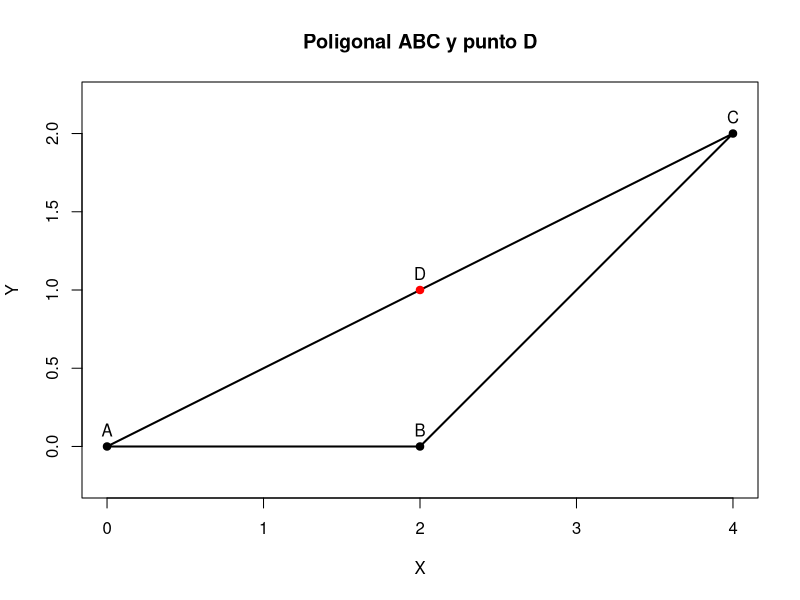
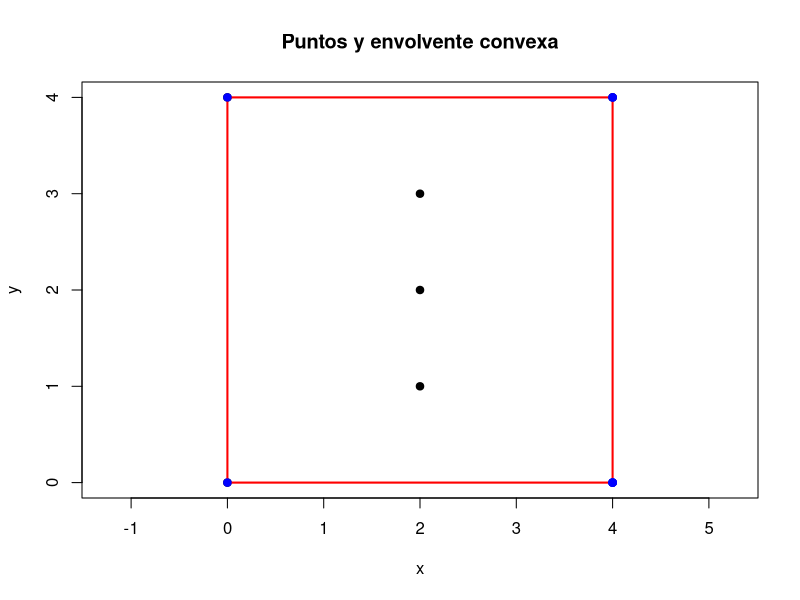
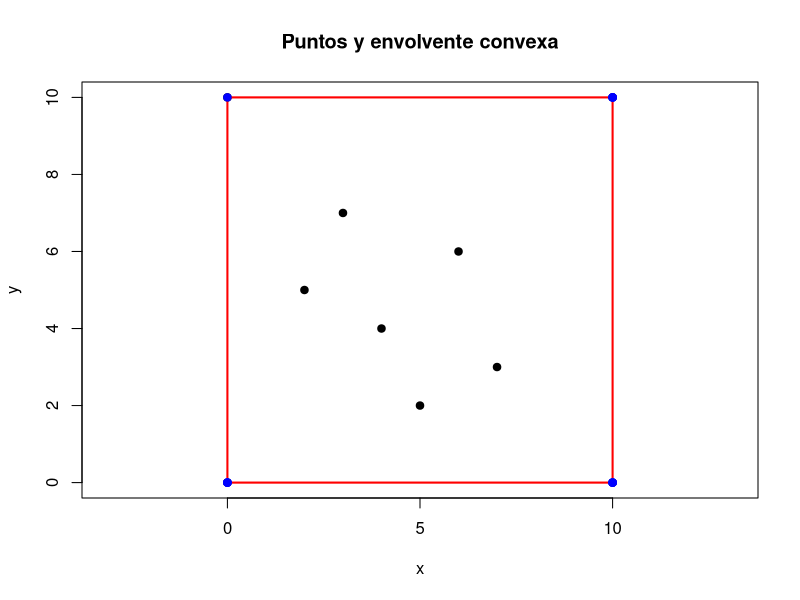
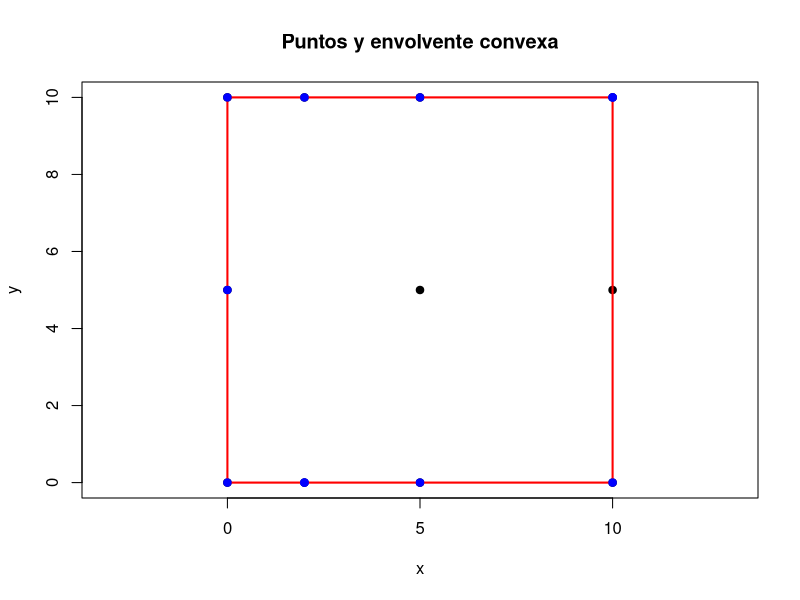
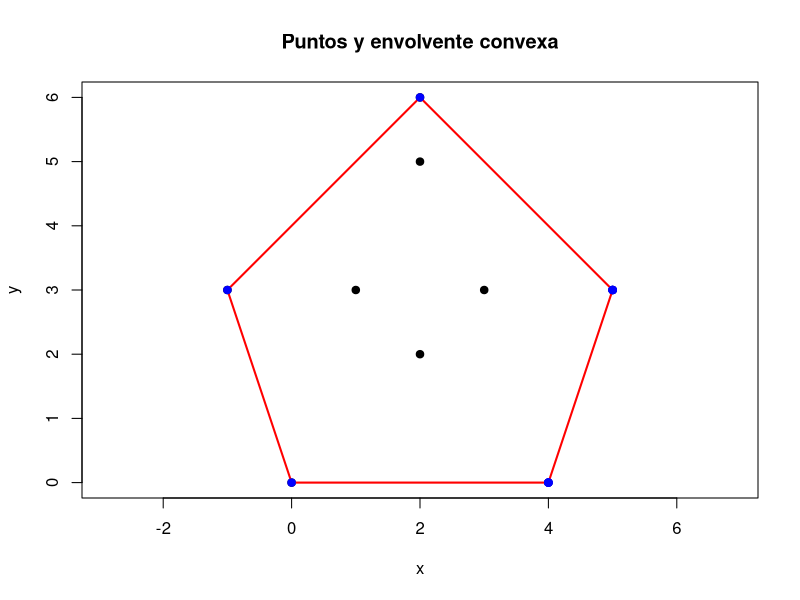
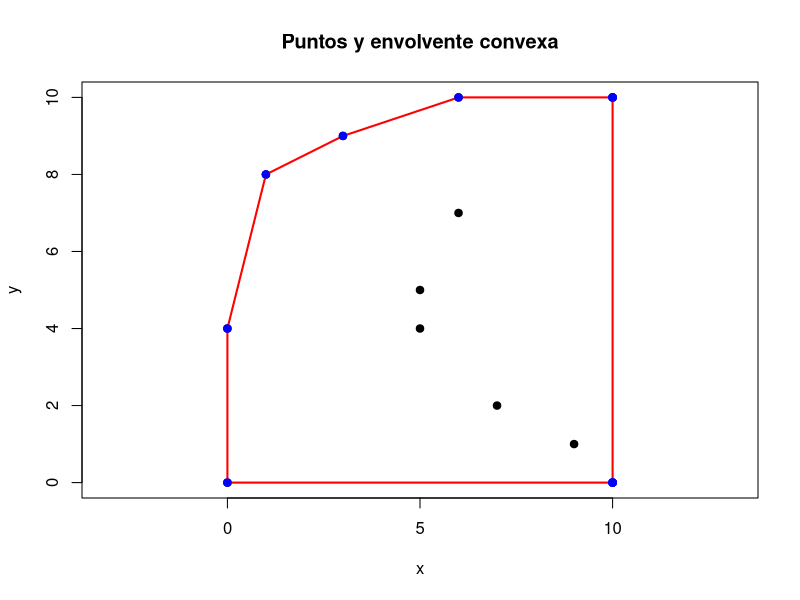

Write the R code that produced these figures, in order.
#############################################################################
# Práctica 7: Algoritmos de Envolvente Convexa
# Autores: Rodrigo López Torres y Arminda García Moreno
# Fecha : 11/04/2026 
# Propósito: implementar el algoritmo de Sean de Graham
##############################################################################

# Exercise 1
coordenadas_bar <- function(A,B,C,D){
  #compruebo si hay puntos repetidos
  if( all(A==B) || all(A==C) || all(B==C) ){
    stop("A, B y C deben ser distintos")
  }
  # veo que no sean colineales
  det <- (B[1]-A[1])*(C[2]-A[2]) -
    (B[2]-A[2])*(C[1]-A[1])
  
  if(det == 0){
    stop("A, B y C son colineales")
  }
  # sistema baricentrico
  M <- matrix(c(
    A[1], B[1], C[1],
    A[2], B[2], C[2],
    1,    1,    1
  ), nrow=3, byrow=TRUE)  #matriz del sistema de ecuaciones variables lamda 
  
  b <- c(D[1], D[2], 1) #solución buscada 
  
  lambda <- solve(M,b) #resolvemos el sistema
  
  la <- lambda[1]
  lb <- lambda[2]
  lc <- lambda[3]
  #uso cat para imprimir para poder imprimir el resultado de la variable de forma continua
  cat("lambda_A =", la,"\n")
  cat("lambda_B =", lb,"\n")
  cat("lambda_C =", lc,"\n")
  #veamos si la combinación es convexa
  convexa <- (la >= 0 && lb >= 0 && lc >= 0)
  if(convexa){
    cat("Combinacion convexa\n")
  } else {
    cat("Combinacion NO convexa\n")
  }
  
  #bordes del plot
  xs <- c(A[1],B[1],C[1],D[1])
  ys <- c(A[2],B[2],C[2],D[2])
  #poligonal ABC usando plot
  x <- c(A[1], B[1], C[1], A[1])
  y <- c(A[2], B[2], C[2], A[2])
  plot(x, y, type="l", lwd=2, asp=1,
       xlim=range(xs), ylim=range(ys),
       xlab="X", ylab="Y",
       main="Poligonal ABC y punto D")
  #puntos
  points(A[1],A[2],pch=19)
  points(B[1],B[2],pch=19)
  points(C[1],C[2],pch=19)
  points(D[1],D[2],col="red",pch=19)
  #etiquetas
  text(A[1],A[2],"A",pos=3)
  text(B[1],B[2],"B",pos=3)
  text(C[1],C[2],"C",pos=3)
  text(D[1],D[2],"D",pos=3)
}

#ejemplo
A <- c(0,0)
B <- c(2,0)
C <- c(4,2)
D <- c(2,1)
coordenadas_bar(A,B,C,D)

# Exercise 2
right_turn_on_line <- function(p1, p2, p3){
  if (length(p1) != 2 || length(p2) != 2 || length(p3) != 2) {
    stop("Cada punto debe tener exactamente dos coordenadas: c(x, y).")
  }
  # por si hay recta vertical
  if (B[1] == A[1]) {
    return(C[1] > A[1])
  }
  
  m <- (B[2] - A[2]) / (B[1] - A[1])
  n <- A[2] - m * A[1]
  
  y_recta <- m * C[1] + n
  
  return(C[2] <= y_recta)
}

# Exercise 3
right_turn_matrix <- function(p1, p2, p3){
  det <- (p2[1] - p1[1]) * (p3[2] - p1[2]) -
    (p2[2] - p1[2]) * (p3[1] - p1[1])
  
  if (det <= 0) {
    return(TRUE)   # giro a la derecha
  }
  else {
    return(FALSE)  # izquierda o alineados
  }
}

# Auxiliar Functions
get_tallest_point <- function(points){
  best_point <- points[[1]]
  best_index <- 1
  
  for (i in 1:length(points)) {
    if (points[[i]][2] > best_point[2]){
      best_point <- points[[i]]
      best_index <- i
    } else if (points[[i]][2] == best_point[2]){
      if (points[[i]][1] > best_point[1]){
        best_point <- points[[i]]
        best_index <- i
      }
    }
  }
  
  return(list(point = best_point, index = best_index))
}

order_points <- function(points, referencial_point){
  P_mat <- do.call(rbind, points)
  dx <- P_mat[,1] - referencial_point[1]
  dy <- P_mat[,2] - referencial_point[2]
  
  angles <- atan2(dy, dx)
  angles[angles < 0] <- angles[angles < 0] + 2*pi
  dists <- dx^2 + dy^2
  
  ordered_points <- points[order(angles, dists, decreasing = TRUE)]
  return(ordered_points)
}


# Algorithm
scan_de_graham_algorithm <- function(P){
  referencial_point <- get_tallest_point(P)
  P <- P[-referencial_point$index]
  P_ordered <- order_points(P, referencial_point$point)
  P_ordered <- c(list(referencial_point$point), P_ordered)
  
  n <- length(P_ordered)
  
  if (n <= 3){
    return(P_ordered) # point, line or triangle
  }
  
  i <- 1
  convex_hull <- list()
  
  while (i + 2 <= n){
    if (right_turn_matrix(P_ordered[[i]], P_ordered[[i+1]], P_ordered[[i+2]])){
      # there is a right turn --> add P_i to convex_hull list
      convex_hull <- c(convex_hull, list(P_ordered[[i]]))
      i <- i + 1
    } else {
      # there is a left turn --> remove P_{i+1} of list
      index <- i + 1
      P_ordered <- P_ordered[-index]
      n <- n - 1
      i <- max(1, i - 1)
    }
  }
  
  # last points
  convex_hull[[length(convex_hull) + 1]] <- P_ordered[[n-1]]
  convex_hull[[length(convex_hull) + 1]] <- P_ordered[[n]]
  
  return(convex_hull)
}

# Plot the Convex Hull
plot_convex_hull <- function(P, convex_hull){
  P_mat <- do.call(rbind, P)
  hull_mat <- do.call(rbind, convex_hull)
  
  # draw points
  plot(
    P_mat[,1], P_mat[,2],
    pch = 19,
    xlab = "x",
    ylab = "y",
    main = "Puntos y envolvente convexa",
    asp = 1
  )
  
  # draw convex hull
  if (nrow(hull_mat) >= 2){
    hull_closed <- rbind(hull_mat, hull_mat[1, , drop = FALSE])
    lines(hull_closed[,1], hull_closed[,2], col = "red", lwd = 2)
    points(hull_mat[,1], hull_mat[,2], pch = 19, col = "blue")
  }
}

# Testing 1
P_test1 <- list(
  c(0,0), c(2,1), c(4,0),
  c(4,4), c(2,3), c(0,4),
  c(2,2)
)

convex_hull <- scan_de_graham_algorithm(P_test1)
plot_convex_hull(P_test1, convex_hull)

# Testing 2
P_test2 <- list(
  c(0,0), c(10,0), c(10,10), c(0,10),
  c(6,6), c(4,4), c(7,3),
  c(3,7), c(5,2), c(2,5)
)

convex_hull <- scan_de_graham_algorithm(P_test2)
plot_convex_hull(P_test2, convex_hull)

# Testing 3
P_test3 <- list(
  c(0,0), c(2,0), c(5,0), c(10,0),
  c(10,5), c(10,10), c(5,10), c(2,10), 
  c(0,10), c(0,5), c(5,5)
)

convex_hull <- scan_de_graham_algorithm(P_test3)
plot_convex_hull(P_test3, convex_hull)

# Testing 4
P_test4 <- list(
  c(0,0), c(2,5), c(4,0),
  c(1,3), c(3,3), c(2,2),
  c(2,6), c(5,3), c(-1,3)
)

convex_hull <- scan_de_graham_algorithm(P_test4)
plot_convex_hull(P_test4, convex_hull)

# Testing 5
P_test5 <- list(
  c(10,10), c(6,10), c(3,9), c(1,8),
  c(0,4), c(0,0), c(10,0), c(9,1), 
  c(7,2), c(5,5), c(6,7), c(5,4)
)

convex_hull <- scan_de_graham_algorithm(P_test5)
plot_convex_hull(P_test5, convex_hull)
